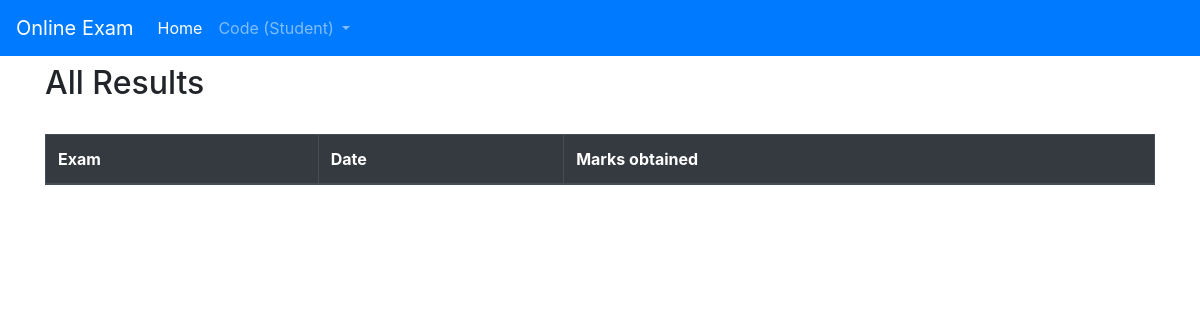
/results/ (signed in), run on an earlier commit of the app's database.
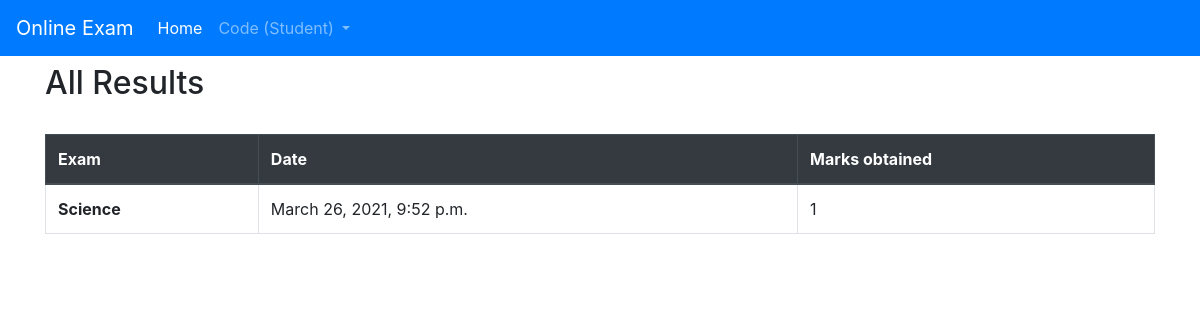
And on a later commit of the database.
### school/models.py (models this page shows, shortened)
class Result(models.Model):
    exam = models.ForeignKey(Exam, on_delete=models.CASCADE)
    student = models.ForeignKey(Student, on_delete=models.CASCADE)
    marks = models.IntegerField()
    available = models.BooleanField(default=False)

class Exam(models.Model):
    subject = models.CharField(max_length=255, default='')
    start_date = models.DateTimeField(default=timezone.now)
    end_date = models.DateTimeField(default=timezone.now)
    assigned_class = models.ForeignKey(Class, on_delete=models.CASCADE, null=True)
    def __str__(self):
        return self.subject

### school/views.py (the view)
# urls.py: path('results/', student_results, name='student-results')
def student_results(request):
    results = Result.objects.filter(student=Student.objects.get(user=request.user))
    context = {
        'title': "Student Results",
        'results': results,
    }
    return render(request, "school/student_results.html", context = context)

### user/models.py (called while the page is built)
    @property
    def is_superuser(self):
        return self.is_admin

### school/templates/school/student_results.html
{% extends "base/base.html" %}
{% block content %}
<div class="container">
<h2>All Results</h2>
<br>
<table class="table table-hover table-bordered">
        <thead class="thead-dark">
            <tr>
                <th scope="col">Exam</th>
                <th scope="col">Date</th>
                <th scope="col">Marks obtained</th>
            </tr>
        </thead>
        <tbody>
            {% for result in results %}
                {% if result.available %}
                    <tr>
                        <th scope="row">{{result.exam}}</th>
                        <td> {{result.exam.start_date}} </td>
                        <td> {{result.marks}} </td>
                    </tr>
                {% endif %}
            {% endfor %}
        </tbody>
    </table>
</div>
{% endblock content %}

What changed in the data, as far as the page shows it:
added Result: exam "Science", exam.start_date "March 26, 2021, 9:52 p.m.", marks "1"
